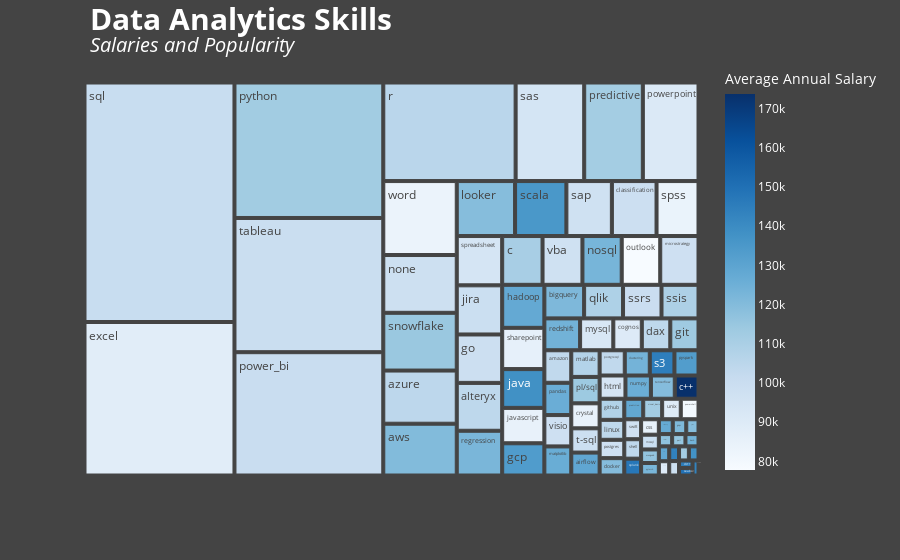

Here is the notebook cell this chart was saved with:
### Code cell
import plotly.express as px

fig = px.treemap(top_skills_df, path=['skill'], values='number_of_postings',
                  color='avg_yearly_salary', color_continuous_scale='Blues')

fig.update_traces(hovertemplate='Skill: %{label} <br> \
Postings: %{value} <br> Average Annual salary: %{color}<extra></extra>')

fig.update_layout(
    title_text="<b style='font-size: 30px;'>Data Analytics Skills</b><br><i style='font-size: 20px;'>Salaries and Popularity</i>", 
    title_x=0.1, font_color="white",
    paper_bgcolor="#444444", 
    coloraxis_colorbar=dict(title="Average Annual Salary")
)

fig.show()

### Figure 1 — Plotly figure (JSON) as saved in the notebook; plotly's stock layout.template omitted (floating-point values rounded to 4 significant figures)
{"data": [{"branchvalues": "total", "customdata": [[129069], [104077], [103403], [127475], [117271], [143101], [120301], [104410], [123750], [121268], [110690], [173652], [145000], [98568], [123557], [90217], [85004], [85356], [104172], [119726], [128300], [88397], [133550], [121250], [111938], [113586], [108011], [119294], [98796], [127751], [93979], [138260], [84977], [99110], [104166], [119374], [107344], [126285], [97818], [116467], [99062], [92741], [98089], [122816], [125823], [77835], [126011], [115633], [137590], [113899], [90000], [97952], [103228], [100056], [91290], [79655], [128412], [111833], [132901], [112562], [122400], [109046], [105433], [124151], [122313], [143897], [145086], [97182], [94577], [135310], [149286], [85847], [103750], [114676], [147500], [94365], [84036], [100616], [109308], [100019], [97000], [98825], [99812], [119700], [98417], [89693], [97419], [97909], [112190], [83482]], "domain": {"x": [0, 1], "y": [0, 1]}, "hovertemplate": "Skill: %{label} <br> Postings: %{value} <br> Average Annual salary: %{color}<extra></extra>", "ids": ["airflow", "alteryx", "amazon", "assembly", "atlassian", "aurora", "aws", "azure", "bash", "bigquery", "c", "c++", "c/c++", "classification", "clustering", "cognos", "crystal", "css", "dax", "docker", "ec2", "excel", "gcp", "gdpr", "ggplot2", "git", "github", "gitlab", "go", "hadoop", "html", "java", "javascript", "jira", "linux", "looker", "matlab", "matplotlib", "microstrategy", "mongodb", "mssql", "mysql", "none", "nosql", "numpy", "outlook", "pandas", "perl", "php", "pl/sql", "plotly", "postgres", "postgresql", "power_bi", "powerpoint", "powershell", "prediction", "predictive", "pyspark", "python", "pytorch", "qlik", "r", "redshift", "regression", "ruby", "s3", "sap", "sas", "scala", "seaborn", "sharepoint", "shell", "snowflake", "splunk", "spreadsheet", "spss", "sql", "ssis", "ssrs", "swift", "t-sql", "tableau", "tensorflow", "terminal", "unix", "vba", "visio", "visual_basic", "word"], "labels": ["airflow", "alteryx", "amazon", "assembly", "atlassian", "aurora", "aws", "azure", "bash", "bigquery", "c", "c++", "c/c++", "classification", "clustering", "cognos", "crystal", "css", "dax", "docker", "ec2", "excel", "gcp", "gdpr", "ggplot2", "git", "github", "gitlab", "go", "hadoop", "html", "java", "javascript", "jira", "linux", "looker", "matlab", "matplotlib", "microstrategy", "mongodb", "mssql", "mysql", "none", "nosql", "numpy", "outlook", "pandas", "perl", "php", "pl/sql", "plotly", "postgres", "postgresql", "power_bi", "powerpoint", "powershell", "prediction", "predictive", "pyspark", "python", "pytorch", "qlik", "r", "redshift", "regression", "ruby", "s3", "sap", "sas", "scala", "seaborn", "sharepoint", "shell", "snowflake", "splunk", "spreadsheet", "spss", "sql", "ssis", "ssrs", "swift", "t-sql", "tableau", "tensorflow", "terminal", "unix", "vba", "visio", "visual_basic", "word"], "marker": {"coloraxis": "coloraxis", "colors": [129069, 104077, 103403, 127475, 117271, 143101, 120301, 104410, 123750, 121268, 110690, 173652, 145000, 98568, 123557, 90217, 85004, 85356, 104172, 119726, 128300, 88397, 133550, 121250, 111938, 113586, 108011, 119294, 98796, 127751, 93979, 138260, 84977, 99110, 104166, 119374, 107344, 126285, 97818, 116467, 99062, 92741, 98089, 122816, 125823, 77835, 126011, 115633, 137590, 113899, 90000, 97952, 103228, 100056, 91290, 79655, 128412, 111833, 132901, 112562, 122400, 109046, 105433, 124151, 122313, 143897, 145086, 97182, 94577, 135310, 149286, 85847, 103750, 114676, 147500, 94365, 84036, 100616, 109308, 100019, 97000, 98825, 99812, 119700, 98417, 89693, 97419, 97909, 112190, 83482]}, "name": "", "parents": ["", "", "", "", "", "", "", "", "", "", "", "", "", "", "", "", "", "", "", "", "", "", "", "", "", "", "", "", "", "", "", "", "", "", "", "", "", "", "", "", "", "", "", "", "", "", "", "", "", "", "", "", "", "", "", "", "", "", "", "", "", "", "", "", "", "", "", "", "", "", "", "", "", "", "", "", "", "", "", "", "", "", "", "", "", "", "", "", "", ""], "type": "treemap", "values": [211, 706, 284, 67, 53, 29, 1235, 1268, 52, 433, 639, 179, 33, 797, 205, 295, 230, 89, 295, 139, 50, 7473, 441, 65, 45, 292, 169, 59, 714, 589, 195, 531, 485, 725, 160, 1041, 245, 254, 606, 78, 85, 344, 1378, 622, 192, 610, 282, 53, 44, 243, 48, 147, 206, 5957, 1781, 118, 126, 1876, 197, 6545, 72, 424, 4234, 370, 660, 47, 202, 812, 2195, 916, 33, 565, 106, 1377, 92, 727, 749, 11661, 403, 419, 109, 223, 6485, 180, 46, 124, 632, 274, 126, 1764]}], "layout": {"coloraxis": {"colorbar": {"title": {"text": "Average Annual Salary"}}, "colorscale": [[0, "rgb(247,251,255)"], [0.125, "rgb(222,235,247)"], [0.25, "rgb(198,219,239)"], [0.375, "rgb(158,202,225)"], [0.5, "rgb(107,174,214)"], [0.625, "rgb(66,146,198)"], [0.75, "rgb(33,113,181)"], [0.875, "rgb(8,81,156)"], [1, "rgb(8,48,107)"]]}, "font": {"color": "white"}, "legend": {"tracegroupgap": 0}, "margin": {"t": 60}, "paper_bgcolor": "#444444", "title": {"text": "<b style='font-size: 30px;'>Data Analytics Skills</b><br><i style='font-size: 20px;'>Salaries and Popularity</i>", "x": 0.1}}}
